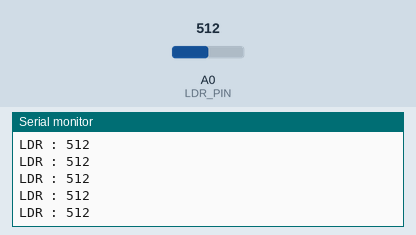
The sketch below on a simulated Arduino Uno, built with avr-gcc and run on an emulated ATmega328P. On the bench: the last lines printed to the serial monitor. The test bench sets the inputs (shaded band); at power-on: A0 (LDR_PIN) = 512.

Above: at 1.2 s.
1.3 s: A0 (LDR_PIN) set to 610
At 1.56 s:
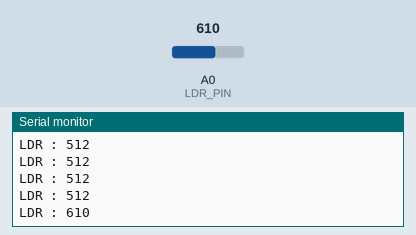
2.8 s: A0 (LDR_PIN) set to 590
At 2.96 s:
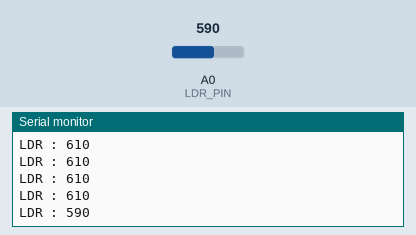
Timing chart, 0 to 5.8 s (numbered marks = the images above; inputs shaded):
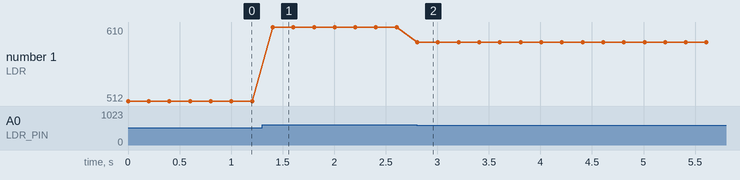

The sketch:

Master_AnhSang.ino
```cpp
#include <SoftwareSerial.h>

const int LDR_PIN = A0;
SoftwareSerial BTSerial(10, 11);

char lastSentCommand = ' ';

void setup()
{
  Serial.begin(9600);
  BTSerial.begin(38400);
}

void loop()
{
  int lightValue = analogRead(LDR_PIN);
  Serial.print("LDR : ");
  Serial.println(lightValue);

  char commandToSend = lastSentCommand;
  if (lightValue > 600)
  {
    commandToSend = '1';
  }
  else
  {
    commandToSend = '0';
  }

  if (commandToSend != lastSentCommand)
  {
    BTSerial.write(commandToSend);
    lastSentCommand = commandToSend;
  }

  delay(200);
}
```

Measured:
- after the input at 1.3 s, the serial monitor: prints a new line after 0.10 s (image 1)
- after the input at 2.8 s, the serial monitor: prints a new line at once (image 2)
- plotted number 1: 512 → 610 after the input at 1.3 s, 610 → 590 after the input at 2.8 s
